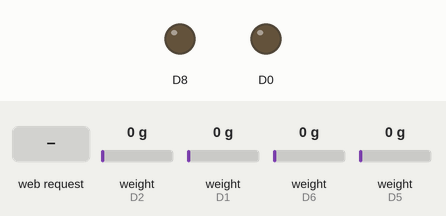
A sketch run on a simulated ESP8266 (Wemos D1 mini). On the bench: output pins drawn as LEDs (lit = HIGH). The inputs (shaded band) are chosen by the test bench; at power-on: weight on the scale (sensors on D2, D1, D6, D5) 0 g. WiFi joins after 1.5 s; servers stay silent unless stated; storage starts empty; what the sketch prints to the serial monitor is not drawn.

Above: at 0.1 s.
At 1.7 s:
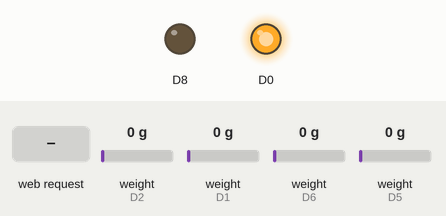
At 12.9 s:
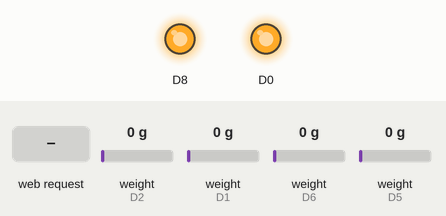
13.0 s: HTTP request GET /tara.html received
Timing chart, 0 to 16.0 s (numbered marks = the images above; inputs shaded):
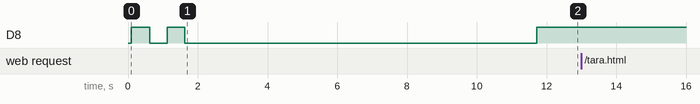

Measured:
- after the input at 13.0 s, every drawn part: stays the same

The sketch:

GCScale_1.ino
```cpp
// Import required libraries
//erst server und dateisystem
#include <ESP8266WiFi.h>
#include <ESPAsyncTCP.h>
#include <ESPAsyncWebServer.h>
#include <FS.h>
#include <Wire.h>
//dann Wägezellen
#include <HX711_ADC.h>

// Zunächst statisch die Zugangsdaten /TODO: Konfiguration des Zugangs
/*
const char* ssid = "FRITZ!Box";
const char* password = "CCCCCCXXXXXXXXX";
const char* wifiHostname = "CGScale";
*/
const char* ssid = "YOURSSID";
const char* password = "YOURSSIDPASS";
const char* wifiHostname = "GCScale";

// dann definiere ich den abschaltzeitpunkt falls keiner Daten abruft und die Variable zur Sofortabschaltung
unsigned long offTime = millis() + 120000;
bool shutNow = false;

// Create AsyncWebServer object on port 80
AsyncWebServer server(80);

//Zellen
//ich muss jeweils zwei zellen mit einer clock laufen lassen, da mir am d1 mini nicht genung pins zur verfügung stehen
const int HX711_dout_1 = D5;  //Daten 1
const int HX711_dout_2 = D6; //Daten 2
const int HX711_sck_1 = D7;//Clockpin 1 und 2
const int HX711_sck_2 = D7;//Clockpin 1 und 2
const int HX711_dout_3 = D1;  //Daten 3
const int HX711_dout_4 = D2; //Daten 4
const int HX711_sck_3 = D3; //Clock 3 und 4
const int HX711_sck_4 = D3; //Clock 3 und 4

//HX711 constructor (dout pin, sck pin)
HX711_ADC LoadCell_1(HX711_dout_1, HX711_sck_1); //HX711 1
HX711_ADC LoadCell_2(HX711_dout_2, HX711_sck_2); //HX711 2
HX711_ADC LoadCell_3(HX711_dout_3, HX711_sck_3); //HX711 3
HX711_ADC LoadCell_4(HX711_dout_4, HX711_sck_4); //HX711 4
unsigned long t = 0;

String holeErgebnisse(){
  LoadCell_1.update();
  LoadCell_2.update();
  LoadCell_3.update();
  LoadCell_4.update();
  float a = LoadCell_1.getData();
  float b = LoadCell_2.getData();
  float c = LoadCell_3.getData();
  float d = LoadCell_4.getData();
  return "{\"VL\":" + String(b) + ",\"VR\":" + String(a) + ",\"HL\":" + String(c) + ",\"HR\":" + String(d) + "}";
  }

void taraAlle(){
      LoadCell_1.tareNoDelay();
      LoadCell_2.tareNoDelay();
      LoadCell_3.tareNoDelay();
      LoadCell_4.tareNoDelay();
  }

void setup(){
  // Serial port for debugging purposes
  Serial.begin(115200);
  delay(100);
  //D8=Wii LED
  pinMode(D8, OUTPUT);
  digitalWrite(D8, HIGH);
  pinMode(D0, OUTPUT);
  digitalWrite(D0, HIGH);

   // Initialize SPIFFS
  if(!SPIFFS.begin()){
    Serial.println("An Error has occurred while mounting SPIFFS");
    return;
  }

  // Connect to Wi-Fi
  WiFi.begin(ssid, password);
  WiFi.setHostname(wifiHostname);
  Serial.print("Connecting to WiFi.");
  unsigned int zaehler = 0;
  while (WiFi.status() != WL_CONNECTED) {
    delay(500);
    digitalWrite(D8, LOW);
    delay(500);
    digitalWrite(D8, HIGH);
    Serial.print(".");
    if(20 < ++zaehler) {
      Serial.println("fehlgeschlagen.... ich schalte ab");
      ESP.deepSleep(0);
      }
  }
  if (WiFi.status() == WL_CONNECTED) {
    Serial.println("done");
    digitalWrite(D8, LOW);
    }

  // Print Local IP Address
  Serial.println(WiFi.localIP());

  //Calibrierungswerte Setzen
  float calibrationValue_1 = 13278.8; // uncomment this if you want to set this value in the sketch
  float calibrationValue_2 = 14250.6; // uncomment this if you want to set this value in the sketch
  float calibrationValue_3 = 13079.0; // uncomment this if you want to set this value in the sketch
  float calibrationValue_4 = 14278.3; // uncomment this if you want to set this value in the sketch

  // wägezellen starten
  LoadCell_1.begin();
  LoadCell_2.begin();
  LoadCell_3.begin();
  LoadCell_4.begin();

  //LoadCell_1.setReverseOutput();
  //LoadCell_2.setReverseOutput();

  unsigned long stabilizingtime = 2000; // tare preciscion can be improved by adding a few seconds of stabilizing time
  boolean _tare = true; //set this to false if you don't want tare to be performed in the next step

  byte loadcell_1_rdy = 0;
  byte loadcell_2_rdy = 0;
  byte loadcell_3_rdy = 0;
  byte loadcell_4_rdy = 0;

  while ((loadcell_1_rdy + loadcell_2_rdy + loadcell_3_rdy + loadcell_4_rdy) < 4) {
    //run startup, stabilization and tare, all modules simultaniously
    if (!loadcell_1_rdy) loadcell_1_rdy = LoadCell_1.startMultiple(stabilizingtime, _tare);
    if (!loadcell_2_rdy) loadcell_2_rdy = LoadCell_2.startMultiple(stabilizingtime, _tare);
    if (!loadcell_3_rdy) loadcell_3_rdy = LoadCell_3.startMultiple(stabilizingtime, _tare);
    if (!loadcell_4_rdy) loadcell_4_rdy = LoadCell_4.startMultiple(stabilizingtime, _tare);
  }
  if (LoadCell_1.getTareTimeoutFlag()) {
    Serial.println("Timeout, check MCU>HX711 no.1 wiring and pin designations");
  }
  if (LoadCell_2.getTareTimeoutFlag()) {
    Serial.println("Timeout, check MCU>HX711 no.2 wiring and pin designations");
  }
  if (LoadCell_3.getTareTimeoutFlag()) {
    Serial.println("Timeout, check MCU>HX711 no.3 wiring and pin designations");
  }
  if (LoadCell_4.getTareTimeoutFlag()) {
    Serial.println("Timeout, check MCU>HX711 no.4 wiring and pin designations");
  }

  LoadCell_1.setCalFactor(calibrationValue_1); // user set calibration value (float)
  LoadCell_2.setCalFactor(calibrationValue_2); // user set calibration value (float)
  LoadCell_3.setCalFactor(calibrationValue_3); // user set calibration value (float)
  LoadCell_4.setCalFactor(calibrationValue_4); // user set calibration value (float)
  Serial.println("Wägezellen sind bereit");
  digitalWrite(D8, HIGH);

  // Route for root / web page
  server.on("/", HTTP_GET, [](AsyncWebServerRequest *request){
    request->send(SPIFFS, "/index.html", "text/html");
  });
  // Route for index.html web page
  server.on("/index.html", HTTP_GET, [](AsyncWebServerRequest *request){
    request->send(SPIFFS, "/index.html", "text/html");
  });
  // Route to load style.css file
  server.on("/main.css", HTTP_GET, [](AsyncWebServerRequest *request){
    request->send(SPIFFS, "/main.css", "text/css");
  });
  // Route to load main.js file
  server.on("/main.js", HTTP_GET, [](AsyncWebServerRequest *request){
    request->send(SPIFFS, "/main.js", "application/javascript");
  });
  // Route to load image file
  server.on("/logo_vita.png", HTTP_GET, [](AsyncWebServerRequest *request){
    request->send(SPIFFS, "/logo_vita.png", "image/png");
  });
   // Route to load json file
  server.on("/coords.json", HTTP_GET, [](AsyncWebServerRequest *request){
    request->send(200, "application/json", holeErgebnisse());
    offTime = millis() + 120000;
  });
  // Tara
  server.on("/tara.html", HTTP_GET, [](AsyncWebServerRequest *request){
    taraAlle();
    request->redirect("/index.html");
  });
  // Ausschalten
  server.on("/off.html", HTTP_GET, [](AsyncWebServerRequest *request){
     request->send(200, "text/plain", "Ich schalte jetzt ab...");
     shutNow = true;
  });
  // Start server
  DefaultHeaders::Instance().addHeader("Access-Control-Allow-Origin", "*");
  server.begin();
}

void loop() {
  static boolean newDataReady = 0;
  const int serialPrintInterval = 1000; //increase value to slow down serial print activity

  // check for new data/start next conversion:
  if (LoadCell_1.update()) newDataReady = true;
  LoadCell_2.update();
  LoadCell_3.update();
  LoadCell_4.update();

  //get smoothed value from data set
  if ((newDataReady)) {
    if (millis() > t + serialPrintInterval) {
      float a = LoadCell_1.getData();
      float b = LoadCell_2.getData();
      float c = LoadCell_3.getData();
      float d = LoadCell_4.getData();
      Serial.print("rechts vorne (1); ");
      Serial.print(a);
      Serial.print(";    links vorne (2); ");
      Serial.print(b);
      Serial.print(";    rechts hinten (4); ");
      Serial.print(d);
      Serial.print(";    links hinten (3); ");
      Serial.println(c);
      newDataReady = 0;
      t = millis();
    }
  }

  // receive command from serial terminal, send 't' to initiate tare operation:
  if (Serial.available() > 0) {
    char inByte = Serial.read();
    if (inByte == 't') taraAlle();
  }

  //check if last tare operation is complete
  if (LoadCell_1.getTareStatus() == true) {
    Serial.println("Tare load cell 1 complete");
  }
  if (LoadCell_2.getTareStatus() == true) {
    Serial.println("Tare load cell 2 complete");
  }
  if (LoadCell_3.getTareStatus() == true) {
    Serial.println("Tare load cell 3 complete");
  }
  if (LoadCell_4.getTareStatus() == true) {
    Serial.println("Tare load cell 4 complete");
  }
  if (t > offTime || shutNow == true) {
    delay(100);
    server.reset();
    Serial.println("Ich schalte ab");
    ESP.deepSleep(0);
    }
  yield();
}
```
